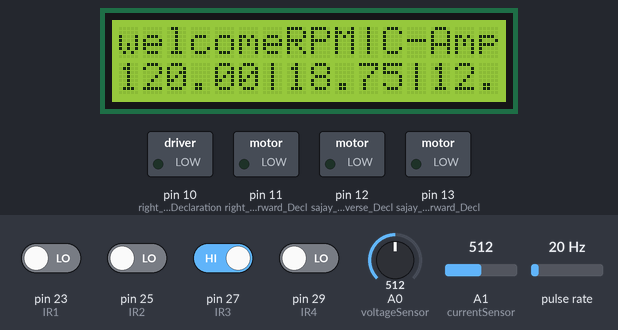
A sketch run on a simulated Arduino Mega 2560, built with avr-gcc and run on an emulated ATmega2560. Shown: 16×2 character LCD, switched loads named in the sketch (green lamp = pin HIGH). Wiring (inferred from the names in the program): pulse sensor: data pin 2. Inputs (shaded band) come from the test bench; at power-on: pin 27 (IR3) HIGH, pin 23 (IR1), pin 25 (IR2), pin 29 (IR4) LOW, pulse rate 20 Hz, A0 (voltageSensor) = 512, A1 (currentSensor) = 512. What the sketch prints to the serial monitor is not drawn.

Above: at 1.2 s.
1.3 s: pulse rate (sensor on pin 2) set to 4 Hz
At 3.9 s:
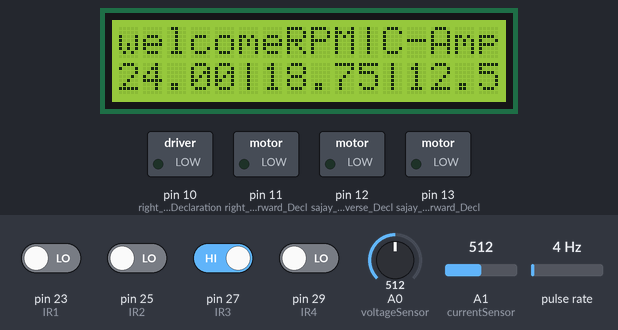
4.3 s: A0 (voltageSensor) set to 422
At 4.6 s:
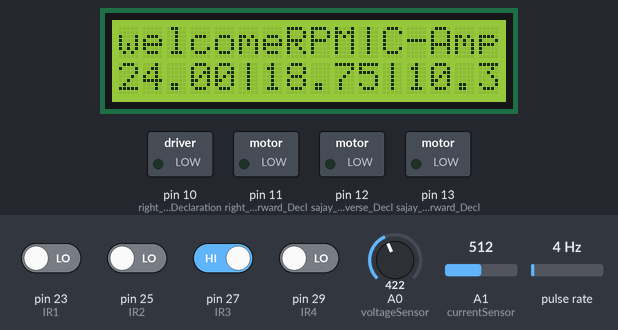
7.3 s: A0 (voltageSensor) set to 393
At 8.6 s:
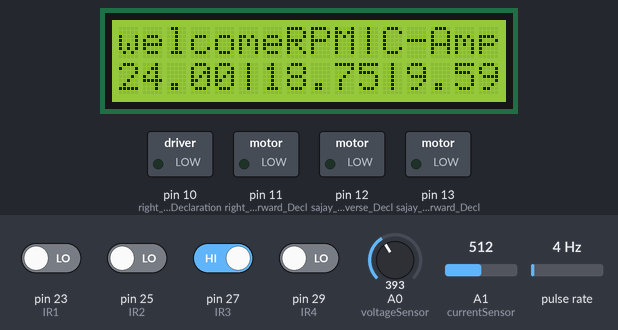
9.7 s: A1 (currentSensor) set to 320
At 10.4 s:
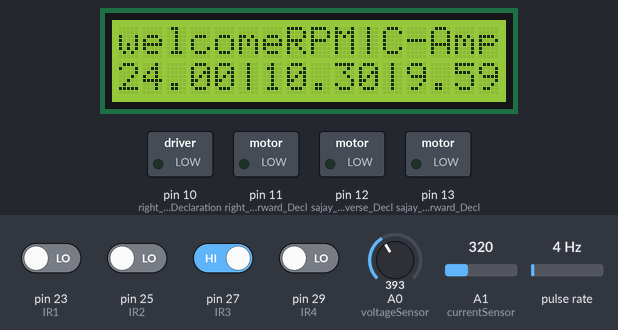
11.2 s: A1 (currentSensor) set to 300
At 12.1 s:
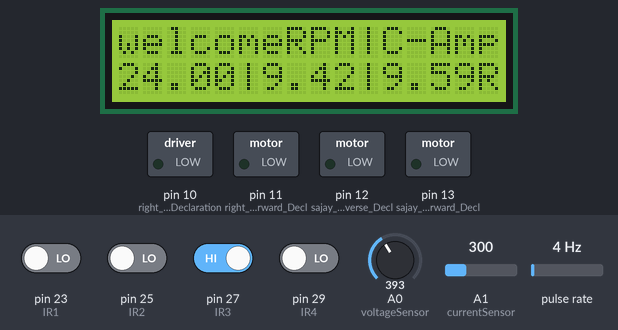
12.7 s: pulse rate (sensor on pin 2) set to 196 Hz
At 16.4 s:
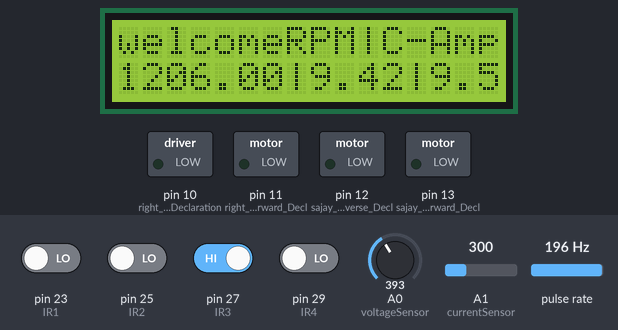
Timing chart, 0 to 16.7 s (numbered marks = the images above; inputs shaded):
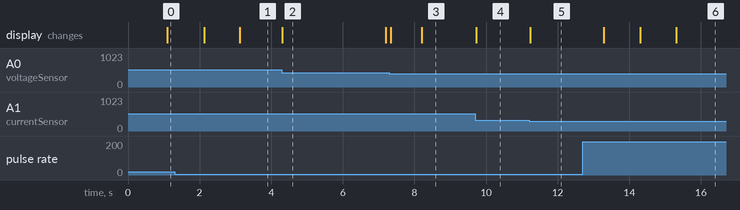

The sketch:

Line_Follower.ino
```cpp
//Reach at https://www.linkedin.com/in/muhammad-shahab-2773a61a5/
//Github https://github.com/MuhamdShahab/
#include <LiquidCrystal.h>
#define IR1 23 //IR Sensor1 array
#define IR2 25 //IR Sensor2 array
#define IR3 27 //IR Sensor3 array
#define IR4 29 //IR Sensor4 array
#define IR5 31 //IR Sensor5 array
#define IR6 2  //IR Senor Obstacle
const byte interruptPin1 = IR6;

const int voltageSensor = A0; //Voltage sensor PIN
const int currentSensor = A1; //Current sensor PIN

const int rs = 6, en = 5, d4 = 33, d5 = 35, d6 = 37, d7 = 39;
LiquidCrystal lcd(rs, en, d4, d5, d6, d7);


void loopi()
{
  lcd.setCursor(0,0);           //sets the cursor at row 0 column 0
  lcd.print("16x2 LCD MODULE"); // prints 16x2 LCD MODULE
  lcd.setCursor(2,1);           //sets the cursor at row 1 column 2
  lcd.print("HELLO WORLD");     // prints HELLO WORLD
}


float vOUT = 0.0;
float vIN = 0.0;
float R1 = 30000.0;
float R2 = 7500.0;
int value = 0;
float average = 0;

//var for RPM
unsigned long start_time = 0;
unsigned long end_time = 0;
int steps=0;
float steps_old=0;
float temp=0;
float RPM;

void setup() {
  Serial.begin(9600);
  pinMode(IR1,INPUT);//IR Declaration 1
  pinMode(IR2,INPUT);//IR Declaration 2
  pinMode(IR3,INPUT);//IR Declaration 3
  pinMode(IR4,INPUT);//IR Declaration 4
  pinMode(IR5,INPUT);//IR Declaration 5
  pinMode(IR6,INPUT);//IR Declaration 5
  pinMode(13,OUTPUT);//sajay motors forward Declaration
  pinMode(12,OUTPUT);//sajay motors reverse Declaration
  pinMode(11,OUTPUT);//right motors forward Declaration
  pinMode(10,OUTPUT);//right Reverse Declaration
  lcd.begin(16, 2);
  lcd.print("welcome");
  pinMode(interruptPin1, INPUT_PULLUP);
  attachInterrupt(digitalPinToInterrupt(interruptPin1), interrupt1, CHANGE);

}
void interrupt1()
{
 steps++;
}

void check()
{
  Serial.println(digitalRead(IR1));
  Serial.println(digitalRead(IR2));
  Serial.println(digitalRead(IR3));
  Serial.println(digitalRead(IR4));
  Serial.println(digitalRead(IR5));
  Serial.println("Ends");
}

void displayy()
{
 lcd.print("RPM|C-Amp|Volts");
 lcd.setCursor(0, 1);
 lcd.print(RPM);
 lcd.print('|');
  lcd.print(current());
 lcd.print('|');
 lcd.print(voltage());
Serial.print("RPM: ");
Serial.println(RPM);
Serial.print("Voltage: ");
Serial.println(voltage());

}


void car_control()
{

if (digitalRead(IR1)==1&& digitalRead(IR2)==1 && digitalRead(IR3)==0 && digitalRead(IR4)==1 && digitalRead(IR5)==1)
  forward();
else if (digitalRead(IR1)==1&& digitalRead(IR2)==1 && digitalRead(IR3)==0 && digitalRead(IR4)==0 && digitalRead(IR5)==1)
  sajay();
else if (digitalRead(IR1)==1&& digitalRead(IR2)==1 && digitalRead(IR3)==0 && digitalRead(IR4)==0 && digitalRead(IR5)==0)
  sajay();
else if (digitalRead(IR1)==1&& digitalRead(IR2)==1 && digitalRead(IR3)==1 && digitalRead(IR4)==0 && digitalRead(IR5)==1)
  sajay();
else if (digitalRead(IR1)==1&& digitalRead(IR2)==1 && digitalRead(IR3)==1 && digitalRead(IR4)==0 && digitalRead(IR5)==0)
  sajay();
else if (digitalRead(IR1)==1&& digitalRead(IR2)==1 && digitalRead(IR3)==1 && digitalRead(IR4)==1 && digitalRead(IR5)==0)
  sajay();
else if (digitalRead(IR1)==1&& digitalRead(IR2)==0 && digitalRead(IR3)==0 && digitalRead(IR4)==1 && digitalRead(IR5)==1)
  khabay();
else if (digitalRead(IR1)==0&& digitalRead(IR2)==0 && digitalRead(IR3)==0 && digitalRead(IR4)==1 && digitalRead(IR5)==1)
  khabay();
else if (digitalRead(IR1)==1&& digitalRead(IR2)==0 && digitalRead(IR3)==1 && digitalRead(IR4)==1 && digitalRead(IR5)==1)
  khabay();
else if (digitalRead(IR1)==0&& digitalRead(IR2)==0 && digitalRead(IR3)==1 && digitalRead(IR4)==1 && digitalRead(IR5)==1)
  khabay();
else if (digitalRead(IR1)==0&& digitalRead(IR2)==1 && digitalRead(IR3)==1 && digitalRead(IR4)==1 && digitalRead(IR5)==1)
  khabay();
else if (digitalRead(IR1)==1&& digitalRead(IR2)==0 && digitalRead(IR3)==1 && digitalRead(IR4)==1 && digitalRead(IR5)==1)
  khabay();
else if (digitalRead(IR1)==1&& digitalRead(IR2)==1 && digitalRead(IR3)==1 && digitalRead(IR4)==0 && digitalRead(IR5)==1)
sajay();
else
  stopp();

}
void loop() {

  speedcheck();
  //loopi();
  //forward();
}

float voltage()// Voltage Function....
{
  value = analogRead(voltageSensor);
  vOUT = (value * 5.0) / 1024.0;
  vIN = vOUT / (R2/(R1+R2));
  return vIN;
}

float current() { //Current Function....

  average=0;
  average = average + (.044 * analogRead(currentSensor) -3.78);
  return average;
}


//Car Directions/controls Function starts here....
void forward()
{
  analogWrite(13,100);
  analogWrite(12,0);
  analogWrite(11,100);
  analogWrite(10,0);
}

void sajay()
{
  analogWrite(13,0);
  analogWrite(12,100);
  analogWrite(11,100);
  analogWrite(10,0);
}
void khabay()
{
  analogWrite(13,100);
  analogWrite(12,0);
  analogWrite(11,0);
  analogWrite(10,100);
}
void stopp()
{
  analogWrite(13,0);
  analogWrite(12,0);
  analogWrite(11,0);
  analogWrite(10,0);
}

void speedcheck()
{
 start_time=millis();
 end_time=start_time+1000;
while(millis()<end_time)
 {
   car_control();
   displayy();
 }
    temp=steps-steps_old;
    steps_old=steps;
    RPM=(temp/20);
    RPM=RPM*60;
    //RPM=0;
}
```

Measured:
- the behaviour switches between 410 and 409 on A0 (voltageSensor) (found by bisection; images 2 and 3)
- the behaviour switches between 314 and 313 on A1 (currentSensor) (found by bisection; images 4 and 5)
- after the input at 1.3 s, the display: first changes after 0.83 s (image 1 shows a later state)
- after the input at 4.3 s, the display: changes at once (image 2)
- after the input at 7.3 s, the display: first changes at once (image 3 shows a later state)
- after the input at 9.7 s, the display: changes at once (image 4)
- after the input at 11.2 s, the display: first changes at once (image 5 shows a later state)
- after the input at 12.7 s, the display: first changes after 0.59 s (image 6 shows a later state)
